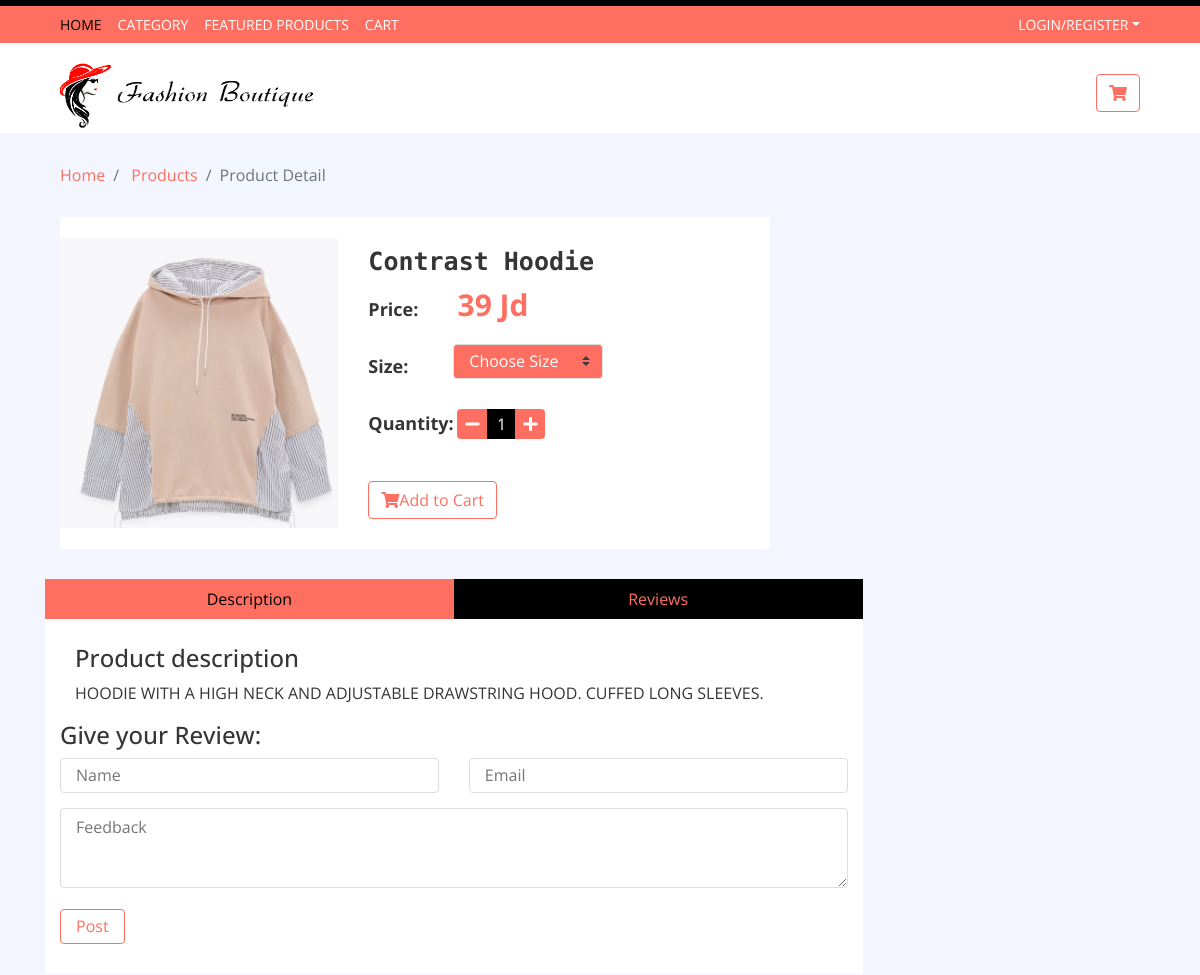
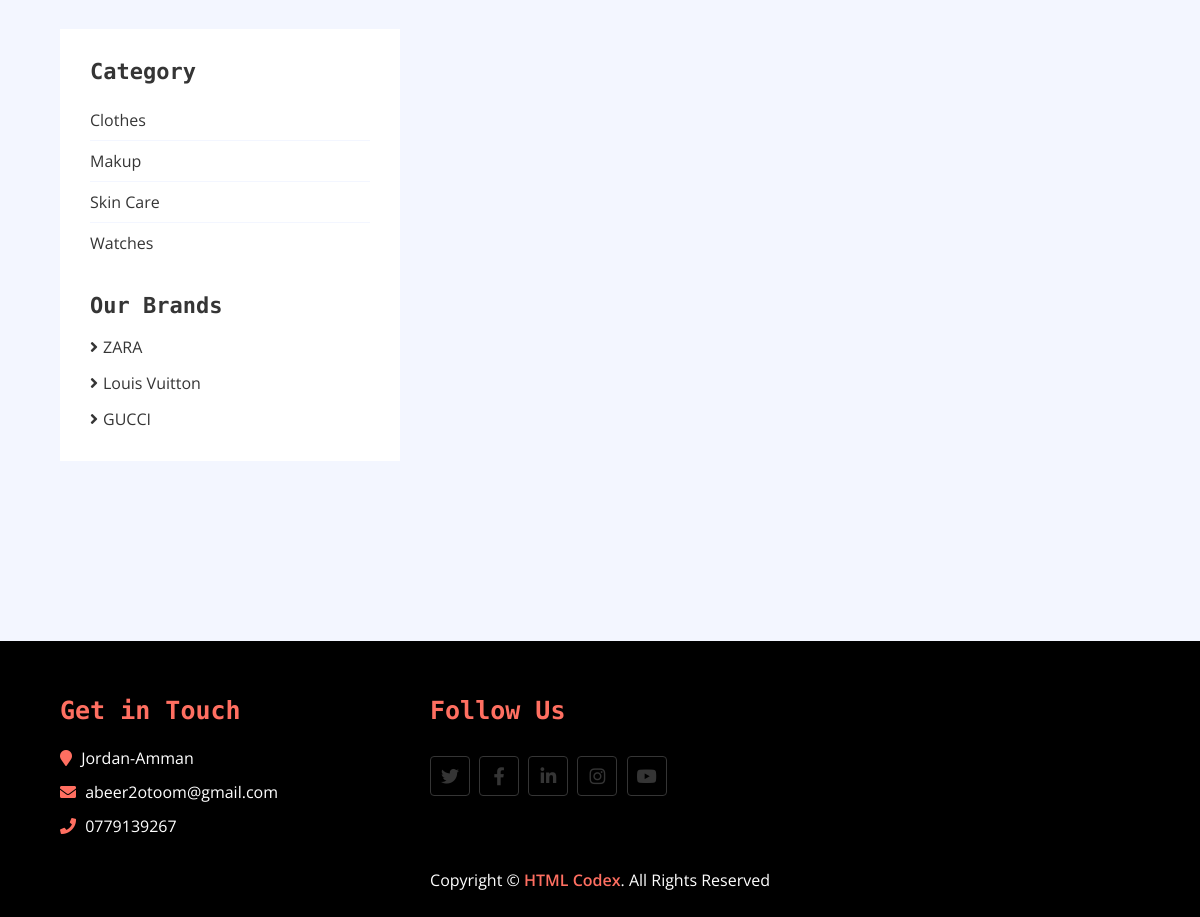
Screenshot of /product-detail.php?pro_id=17&cat_id=10 with the database file from the repository (2 pictures, top to bottom).
### tables this page shows
CREATE TABLE `product` (
  `pro_id` int(3) NOT NULL,
  `pro_name` varchar(20) NOT NULL,
  `pro_desc` text NOT NULL,
  `pro_price` int(3) NOT NULL,
  `pro_image` text NOT NULL,
  `cat_id` int(3) NOT NULL,
  `vendor_id` int(3) NOT NULL
);

CREATE TABLE `category` (
  `cat_id` int(3) NOT NULL,
  `cat_name` varchar(20) NOT NULL,
  `cat_desc` text NOT NULL,
  `cat_img` text NOT NULL
);

CREATE TABLE `vendor` (
  `vendor_id` int(3) NOT NULL,
  `name` varchar(50) NOT NULL,
  `email` varchar(30) NOT NULL,
  `password` varchar(20) NOT NULL,
  `logo` text NOT NULL,
  `website` text NOT NULL,
  `accept` varchar(20) NOT NULL DEFAULT 'No',
  `vdesc` text NOT NULL
);

### public/include/DBconnection.php (called while the page is built, shortened)
<?php
Class dbconnection{
	public $conn;
	public function openConnection(){
		$this->conn = mysqli_connect(DBSERVER,DBUSER,DBPASS,DBNAME);
		return $this->conn ? $this->conn : die("cannot connect to server");
	}
	public function performQuery($query){
		$result = mysqli_query($this->conn,$query);
		return $result ? $result : FALSE;
	}
	public function fetchAll($result){
		$rowSet = array();
		while ($row = mysqli_fetch_assoc($result)) {
			$rowSet[] = $row;
		}
		return count($rowSet) >= 1 ? $rowSet : FALSE;
	}
}

### public/include/productClass.php (called while the page is built, shortened)
<?php
require('categoryClass.php');
class Product extends Category{
	public function readById($id){
		$query  = "SELECT * FROM product WHERE pro_id = $id";
		$result = $this->performQuery($query);
		return $this->fetchAll($result);
	}
	public function readByvendor($id){
		$query  = "SELECT * FROM vendor , product WHERE product.cat_id=$id AND vendor.vendor_id=product.vendor_id GROUP BY(vendor.vendor_id) ";
		$result = $this->performQuery($query);
		return $this->fetchAll($result);
	}
}

### public/include/categoryClass.php (called while the page is built, shortened)
<?php
require('DBconnection.php');
class Category extends dbconnection{
	public function readAll(){
		$query  = "SELECT * FROM category";
		$result = $this->performQuery($query);
		return $this->fetchAll($result);
	}
}

### public/product-detail.php (the view, shortened to what this page needs)
<?php include"include/public_header.php";
include "include/productClass.php";
$pro_id=$_GET['pro_id'];
$cat_id=$_GET['cat_id'];
$p=new Product();
$c=new Category();
$data=$p->readById($pro_id);
$dataset=$data[0];
?>
        <div class="breadcrumb-wrap">
            <div class="container-fluid">
                <ul class="breadcrumb">
                    <li class="breadcrumb-item"><a href="index.php">Home</a></li>
                    <?php echo "<li class='breadcrumb-item'>
                             <a href='#'>Products</a></li>";?>
                    <li class="breadcrumb-item active">Product Detail</li>
                </ul>
            </div>
        </div>
        <div class="product-detail">
            <div class="container-fluid">
                <div class="row">
                    <div class="col-lg-8">
                        <div class="product-detail-top">
                            <div class="row align-items-center">
                                <div class="col-md-5">
                                    <?php
                                           echo " <div class='product-slider-single normal-slider'>";
                                           echo " <img src='../admin/1templete/image/product/{$dataset['pro_image']}' alt='Product Image'>";
                                           echo "</div> </div>";
                                           echo "<div class='col-md-7'>
                                                <div class='product-content'>
                                                <div class='title'><h2>{$dataset['pro_name']}</h2></div>";
                                            echo "  <div class='price'>
                                                    <h4>Price:</h4>
                                                    <p>{$dataset['pro_price']} Jd</p>
                                                    </div>";
                                            echo "<form action='' method='post'>";
                                            if ($cat_id==10)
                                            {
                                             echo " <div class='p-size'>
                                            <h4>Size:</h4>";
                                             echo "<select class='custom-select mr-sm-1'
                                           name='size' style='width:150px;  background-color: #FF6F61; color:white;'>
                                          <option selected>Choose Size</option>
                                          <option value='S'>S</option>
                                          <option value='M'>M</option>
                                          <option value='L'>L</option>
                                           <option value='XL'>XL</option>
                                        </select>";
                                        echo "</div>";
                                        }
                                      ?>
                                <div class='quantity'>
                                   <h4>Quantity:</h4>
                                    <div class='qty'>
                                       <div class="input-group">
                                            <span class="input-group-prepend">
                                                <button type="button" class="btn btn-outline-secondary btn-number"  data-type="minus" data-field="num_pro">
                                                    <span class="fa fa-minus"></span>
                                                </button>
                                            </span>
                                            <input type="text" name="num_pro" value="1" min="1" max="100" style="width: 30px;">
                                            <span class="input-group-append">
                                                <button type="button" class="btn btn-outline-secondary btn-number" data-type="plus" data-field="num_pro">
                                                    <span class="fa fa-plus"></span>
                                                </button>
                                            </span>
                                        </div>
                                    </div>
                                </div>
                                <br>
                                <div class="action">
                                <button class="btn" name="addcart"><i class="fa fa-shopping-cart"></i>Add to Cart</button></div>
                                </form>
                                </div>
                                </div>
                                </div>
                            </div>
                        </div>
                        <div class="row product-detail-bottom">
                            <div class="col-lg-12">
                                <ul class="nav nav-pills nav-justified">
                                    <li class="nav-item">
                                        <a class="nav-link active" data-toggle="pill" href="#description">Description</a>
                                    </li>
                                    <li class="nav-item">
                                        <a class="nav-link" data-toggle="pill" href="#reviews">Reviews</a>
                                    </li>
                                </ul>
                                <div class="tab-content">
                                    <div id="description" class="container tab-pane active">
                                        <h4>Product description</h4>
                                        <p>
                                           <?php echo $dataset['pro_desc']; ?>
                                        </p>
                                    </div>
                                        <div class="reviews-submit">
                                            <h4>Give your Review:</h4>
                                            <form method="post">
                                                 <div class="row form">
                                                <div class="col-sm-6">
                                                    <input type="text" placeholder="Name" name="name">
                                                </div>
                                                <div class="col-sm-6">
                                                    <input type="email" placeholder="Email" name="email">
                                                </div>
                                                <div class="col-sm-12">
                                                    <textarea placeholder="Feedback" name="text"></textarea>
                                                </div>
                                                <div class="col-sm-12">
                                                    <button name="post">Post</button>
                                                </div>
                                            </div>
                                            </form>
                                    </div>
                                </div>
                            </div>
                        </div>
                    <div class="col-lg-4 sidebar">
                        <div class="sidebar-widget category">
                            <h2 class="title">Category</h2>
                            <nav class="navbar bg-light">
                                <ul class="navbar-nav">
                                     <?php
                    if ($data=$c->readAll())
                    {
                       foreach ($data as $key => $value)
                       {   foreach ($value as $k => $v) {$row[$k]=$v;}
                                   echo "<li class='nav-item'>
                                        <a class='nav-link' href='vendor.php?cat_id={$row['cat_id']}'>
                                        {$row['cat_name']}</i></a>
                                    </li>";
                                }
                            }
                             ?>
                                </ul>
                            </nav>
                        </div>
                        <div class="sidebar-widget brands">
                            <h2 class="title">Our Brands</h2>
                            <ul>
                                <?php
                                 if ($data=$p->readByvendor($cat_id))
                                {
                                 foreach ($data as $key => $value)
                                 {
                                  foreach ($value as $k => $v) {$row[$k]=$v;}
                                  echo "<li><a href='product-list.php?ven_id={$row['vendor_id']}&cat_id=$cat_id' >{$row['name']}</a></li>";
                              }
                          }
                              ?>
                            </ul>
                        </div>
                    </div>
                </div>
            </div>
        </div>
<?php include "include/public_footer.php"?>

### rows the page displays
product: pro_image (picture), pro_name "Contrast Hoodie", pro_price "39", pro_desc "HOODIE WITH A HIGH NECK AND ADJUSTABLE DRAWSTRING HOOD. CUFFED LONG SLEEVES.", vendor.name "ZARA"
category: cat_name "Clothes"
category: cat_name "Makup"
category: cat_name "Skin Care"
category: cat_name "Watches"
product: vendor.name "Louis Vuitton"
product: vendor.name "GUCCI"
